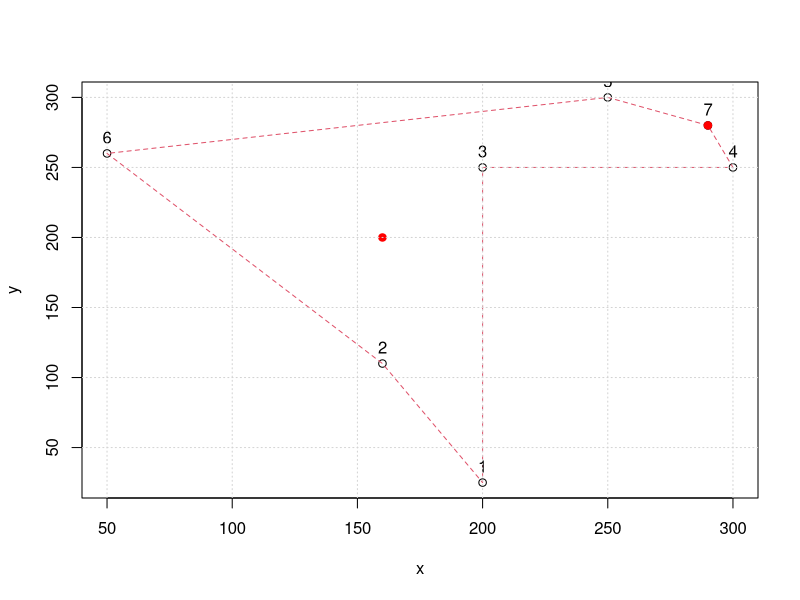

This figure's R source:
## ---- chunk 1
knitr::opts_chunk$set(echo = TRUE)
library(TSP)
## ---- chunk 2
y = c(25,110,250,250,300,260,280)
x = c(200,160,200,300,250,50,290)
rrx = c(160,110,290)
rry = c(200,340,280)

## ---- chunk 3
tourMAT = ETSP(data.frame(x, y))
tourSolve = solve_TSP(tourMAT)
tour_length(tourSolve)
plot(tourMAT, tourSolve )
points(rrx,rry,col='red',pch=19)
grid()
print(tourSolve)
